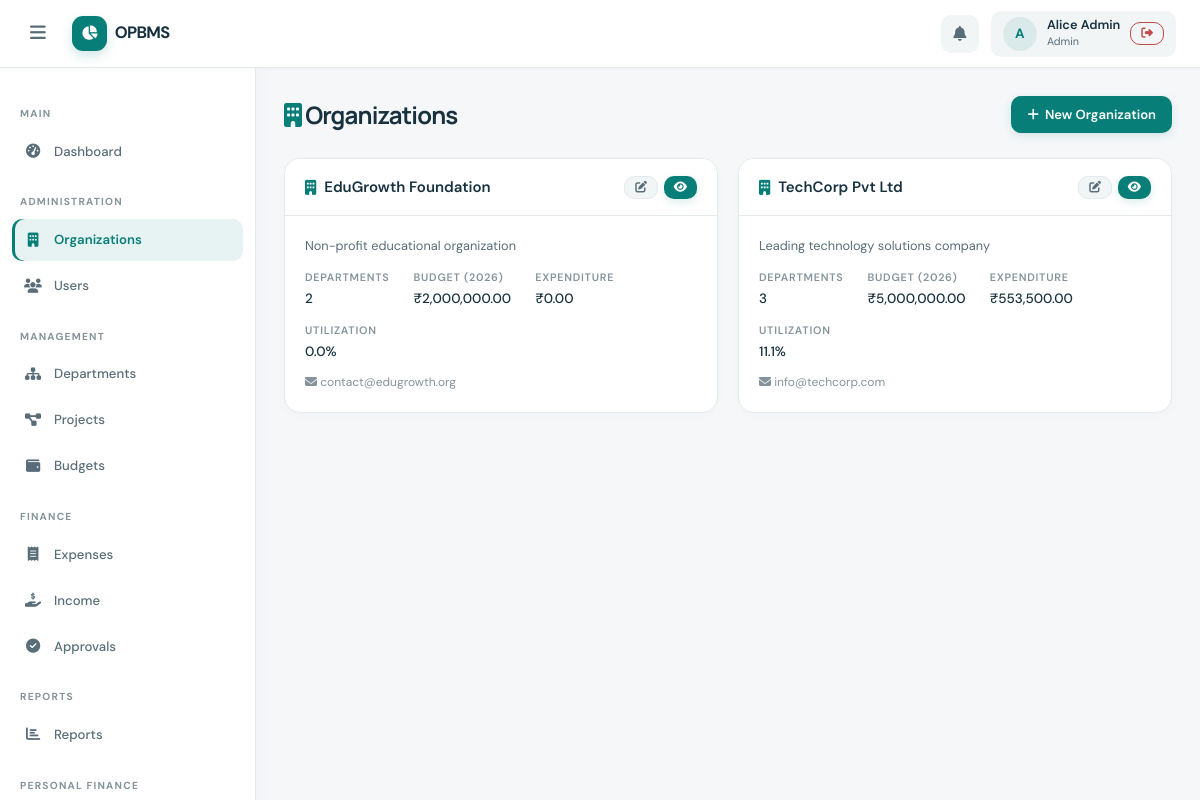
Screenshot of /organization/index.php (signed in) with the database file from the repository.
### tables this page shows
CREATE TABLE IF NOT EXISTS users (
    id            INT UNSIGNED AUTO_INCREMENT PRIMARY KEY,
    name          VARCHAR(120)  NOT NULL,
    email         VARCHAR(180)  NOT NULL UNIQUE,
    password_hash VARCHAR(255)  NOT NULL,
    role          ENUM('admin','dept_manager','project_manager','employee','personal') NOT NULL DEFAULT 'employee',
    is_active     TINYINT(1)   NOT NULL DEFAULT 1,
    created_at    TIMESTAMP    NOT NULL DEFAULT CURRENT_TIMESTAMP,
    updated_at    TIMESTAMP    NOT NULL DEFAULT CURRENT_TIMESTAMP ON UPDATE CURRENT_TIMESTAMP,
    INDEX idx_users_role (role),
    INDEX idx_users_email (email)
);

CREATE TABLE IF NOT EXISTS organizations (
    id            INT UNSIGNED AUTO_INCREMENT PRIMARY KEY,
    name          VARCHAR(200)  NOT NULL,
    description   TEXT,
    address       TEXT,
    contact_email VARCHAR(180),
    created_by    INT UNSIGNED  NOT NULL,
    is_active     TINYINT(1)   NOT NULL DEFAULT 1,
    created_at    TIMESTAMP    NOT NULL DEFAULT CURRENT_TIMESTAMP,
    updated_at    TIMESTAMP    NOT NULL DEFAULT CURRENT_TIMESTAMP ON UPDATE CURRENT_TIMESTAMP,
    FOREIGN KEY (created_by) REFERENCES users(id) ON DELETE RESTRICT
);

### includes/auth.php (called while the page is built, shortened)
<?php
function getCurrentUser(): ?array {
    static $user = null;
    if ($user === null) {
        $pdo  = getDB();
        $stmt = $pdo->prepare("SELECT id, name, email, role, is_active FROM users WHERE id = ?");
        $stmt->execute([$_SESSION['user_id']]);
        $user = $stmt->fetch() ?: null;
    }
    return $user;
}

### includes/functions.php (called while the page is built, shortened)
<?php
function e(string $s): string {
    return htmlspecialchars($s, ENT_QUOTES | ENT_HTML5, 'UTF-8');
}
function formatMoney(float $amount, string $currency = '₹'): string {
    return $currency . number_format($amount, 2, '.', ',');
}

### organization/index.php (the view, shortened to what this page needs)
<?php
require_once __DIR__ . '/../includes/auth.php';
require_once __DIR__ . '/../includes/functions.php';
$pdo = getDB();
$orgs = $pdo->query("SELECT o.*, u.name as creator,
    (SELECT COUNT(*) FROM departments d WHERE d.organization_id=o.id AND d.is_active=1) AS dept_count,
    (SELECT COALESCE(SUM(amount),0) FROM budgets b WHERE b.entity_type='organization' AND b.entity_id=o.id AND b.status='approved' AND b.fiscal_year=YEAR(CURDATE())) AS approved_budget,
    (SELECT COALESCE(SUM(e.amount),0) FROM expenses e WHERE e.organization_id=o.id AND e.status='approved' AND YEAR(e.expense_date)=YEAR(CURDATE())) AS total_exp
    FROM organizations o JOIN users u ON u.id=o.created_by WHERE o.is_active=1 ORDER BY o.name")->fetchAll();
require_once __DIR__ . '/../includes/header.php';
require_once __DIR__ . '/../includes/sidebar.php';
?>
<main class="main-content">
  <div class="page-header">
    <div><h1 class="page-title"><i class="fa fa-building" style="color:var(--color-primary)"></i> Organizations</h1></div>
    <div class="page-actions"><a href="<?= BASE_URL ?>/organization/create.php" class="btn btn-primary"><i class="fa fa-plus"></i> New Organization</a></div>
  </div>
  <div class="grid-2">
    <?php foreach ($orgs as $org): ?>
    <div class="card" style="margin-bottom:0;">
      <div class="card-header">
        <div class="card-title"><i class="fa fa-building"></i> <?= e($org['name']) ?></div>
        <div style="display:flex;gap:6px;">
          <a href="<?= BASE_URL ?>/organization/edit.php?id=<?= $org['id'] ?>" class="btn btn-sm btn-secondary"><i class="fa fa-edit"></i></a>
          <a href="<?= BASE_URL ?>/organization/view.php?id=<?= $org['id'] ?>" class="btn btn-sm btn-primary"><i class="fa fa-eye"></i></a>
        </div>
      </div>
      <div class="card-body">
        <p style="font-size:0.85rem;color:var(--color-text-2);margin-bottom:12px;"><?= e($org['description'] ?? '') ?></p>
        <div class="info-row">
          <div class="info-item"><span class="info-label">Departments</span><span class="info-value"><?= $org['dept_count'] ?></span></div>
          <div class="info-item"><span class="info-label">Budget (<?= date('Y') ?>)</span><span class="info-value"><?= formatMoney((float)$org['approved_budget']) ?></span></div>
          <div class="info-item"><span class="info-label">Expenditure</span><span class="info-value <?= $org['total_exp'] > $org['approved_budget'] && $org['approved_budget'] > 0 ? 'text-danger' : '' ?>"><?= formatMoney((float)$org['total_exp']) ?></span></div>
          <?php if ($org['approved_budget'] > 0): $util = $org['total_exp']/$org['approved_budget']*100; ?>
          <div class="info-item"><span class="info-label">Utilization</span><span class="info-value <?= $util>=100?'text-danger':($util>=80?'text-warning':'text-success') ?>"><?= number_format($util,1) ?>%</span></div>
          <?php endif; ?>
        </div>
        <?php if ($org['contact_email']): ?>
        <div style="margin-top:10px;font-size:0.8rem;color:var(--color-text-3);"><i class="fa fa-envelope"></i> <?= e($org['contact_email']) ?></div>
        <?php endif; ?>
      </div>
    </div>
    <?php endforeach; ?>
  </div>
</main>
<?php require_once __DIR__ . '/../includes/footer.php'; ?>

### includes/header.php (shortened to what this page needs)
<?php
require_once __DIR__ . '/../includes/functions.php';
$currentUser = getCurrentUser();
?>
<!DOCTYPE html>
<html lang="en">
<head>
<link rel="stylesheet" href="<?= BASE_URL ?>/assets/css/style.css">
<link rel="stylesheet" href="https://cdnjs.cloudflare.com/ajax/libs/font-awesome/6.5.0/css/all.min.css">
</head>
<body>
<div class="app-wrapper">
<header class="topbar">
  <button class="sidebar-toggle" id="sidebarToggle" aria-label="Toggle Sidebar" aria-controls="sidebar" aria-expanded="false">
    <i class="fa fa-bars"></i>
  </button>
  <a class="topbar-brand" href="<?= BASE_URL ?>/">
    <span class="brand-mark"><i class="fa-solid fa-chart-pie"></i></span>
    <span>OPBMS</span>
  </a>
  <nav class="topbar-right">
    <?php
    $currentRole = $currentUser['role'] ?? '';
    $activityUrl = $currentRole === 'personal'
        ? BASE_URL . '/personal/transactions.php'
        : (in_array($currentRole, ['admin', 'dept_manager', 'project_manager'], true)
            ? BASE_URL . '/approvals/index.php'
            : BASE_URL . '/expenses/index.php');
    ?>
    <a href="<?= $activityUrl ?>" class="topbar-icon-btn" title="<?= in_array($currentRole, ['admin', 'dept_manager', 'project_manager'], true) ? 'Review approvals' : 'View activity' ?>" aria-label="<?= in_array($currentRole, ['admin', 'dept_manager', 'project_manager'], true) ? 'Review approvals' : 'View activity' ?>">
      <i class="fa fa-bell"></i>
    </a>
    <?php if ($currentUser): ?>
    <div class="topbar-user">
      <div class="user-avatar"><?= strtoupper(substr($currentUser['name'], 0, 1)) ?></div>
      <div class="user-meta">
        <span class="user-name"><?= e($currentUser['name']) ?></span>
        <span class="user-role"><?= e(ucwords(str_replace('_', ' ', $currentUser['role']))) ?></span>
      </div>
      <a href="<?= BASE_URL ?>/auth/logout.php" class="btn btn-sm btn-outline-danger" title="Logout">
        <i class="fa fa-sign-out-alt"></i>
      </a>
    </div>
    <?php endif; ?>
  </nav>
</header>

### rows the page displays
users: name "A", name "Alice Admin", role "Admin"
organizations: name "EduGrowth Foundation", description "Non-profit educational organization", dept_count "2", approved_budget "₹2,000,000.00", total_exp "₹0.00", util "0.0", contact_email "contact@edugrowth.org"
organizations: name "TechCorp Pvt Ltd", description "Leading technology solutions company", dept_count "3", approved_budget "₹5,000,000.00", total_exp "₹553,500.00", util "11.1", contact_email "info@techcorp.com"

### other values shown
$label "Dashboard Organizations Users Departments Projects Budgets Expenses Income Approvals Reports"
